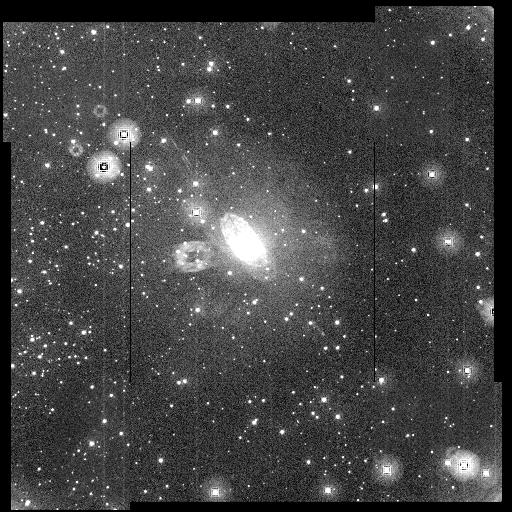
#> input picture example_images/S0743200101_V.jpg, 512 x 512 px
$ python -i preprocess_utils.py   (imports and definitions only)
#> lines starting #> are read from the running program, lines starting #| are printed output that depends on the picture; after the words box and inside, x2 and y2 are one past the last pixel; in counts of white or black regions, pixels touching at a corner belong together
import matplotlib.pyplot as plt
from astropy.convolution import convolve
from astropy.visualization import AsinhStretch, LogStretch, ZScaleInterval
from astropy.visualization.mpl_normalize import ImageNormalize
from photutils.background import Background2D, SExtractorBackground, MedianBackground, MMMBackground, ModeEstimatorBackground
from photutils.segmentation import (deblend_sources, detect_sources, make_2dgaussian_kernel)
from astropy.stats import biweight_location, mad_std, sigma_clipped_stats, SigmaClip
from photutils.segmentation import detect_threshold, detect_sources
from photutils.utils import circular_footprint
import numpy as np
from photutils.segmentation import SourceFinder, SourceCatalog
import os
import cv2
from astropy.io import fits
from astropy.visualization import simple_norm

med = r"$\tilde{x}$"
biw_loc = r"$\zeta_{\text{biloc}}$"

# usually the pip install "opencv-python-headless<4.3" solves this problem:
# AttributeError: partially initialized module 'cv2' has no attribute '_registerMatType' (most likely due to a circular import)
# !pip install "opencv-python-headless<4.3"
# !pip install jupyter-bbox-widget

# [266 lines left out: functions data_norm, image_stretch, zscale_image, detect_and_deblend_sources, mask_with_sigma_clipping, get_normalized_centers, not called in this run]

def clahe_algo_image(IMAGE_PATH, clipLimit=3.0, tileGridSize=(8,8)):

#> called with IMAGE_PATH = '../example_images/S0743200101_V.jpg', clipLimit = 3, tileGridSize = (8, 8)
    image = cv2.imread(IMAGE_PATH.replace(".fits", ".png"))
#> image is the input picture: shape (512, 512, 3); min 0, max 255, mean 67.8
    image_bw = cv2.cvtColor(image, cv2.COLOR_BGR2GRAY)

    positive_mask = image_bw > 0
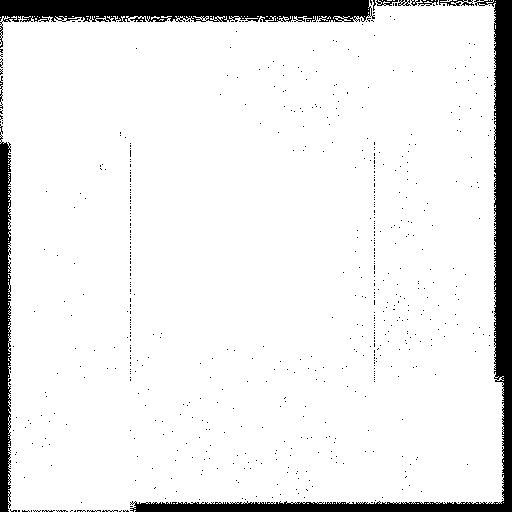
#> positive_mask: shape (512, 512) bool; 91.2% white; 625 black regions (616 under 20 px), largest, box (x1, y1, x2, y2) and area: (130, 0, 512, 512) 11096, (0, 0, 375, 48) 7159, (0, 124, 11, 512) 3545
    final_img = image_bw.copy()

    clahe = cv2.createCLAHE(clipLimit=clipLimit, tileGridSize=tileGridSize)
    clahe_img = clahe.apply(image_bw[positive_mask])
    final_img[positive_mask] = clahe_img.flatten()
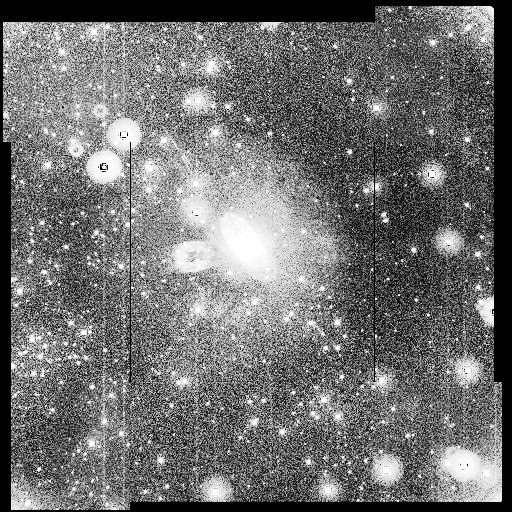
#> final_img: shape (512, 512); min 0, max 255, mean 111.8
    _, ordinary_img = cv2.threshold(image_bw, 155, 255, cv2.THRESH_BINARY)
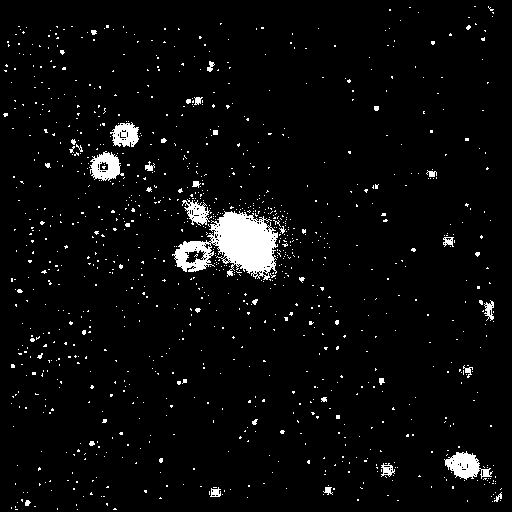
#> ordinary_img: shape (512, 512); 3.9% white; 1074 white regions (1040 under 20 px), largest, box (x1, y1, x2, y2) and area: (172, 211, 278, 280) 3827, (444, 451, 493, 480) 729, (90, 151, 124, 181) 603

    plt.figure(figsize=(30, 10))
    plt.subplot(1, 4, 1)
    plt.imshow(image_bw, cmap='viridis')
    plt.title(f'Original Image {IMAGE_PATH.split("/")[-1]}')

    plt.subplot(1, 4, 2)
    plt.imshow(ordinary_img, cmap='viridis')
    plt.title('Ordinary Threshold')

    plt.subplot(1, 4, 3)
    plt.imshow(final_img, cmap='viridis')
    plt.title('CLAHE Image')

    plt.subplot(1, 4, 4)
    plt.hist(final_img[final_img>0], bins=100)
    plt.title('CLAHE Image histogram (nonnegative pixels)')
    plt.show()
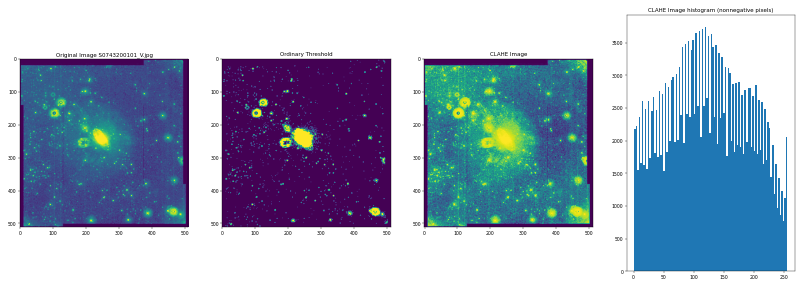
#> figure drawn by matplotlib, 4 panels; panel 4: tallest bar 3743 high, from x = 117.8 to 120.4
    plt.close()

    return final_img

# [189 lines left out: functions enhance_contrast_with_adaptive_thresholding, clahe_algo_image_improved, enhance_astronomical_image, selective_clahe_astronomical_image, darken_background, not called in this run]

>>> result = clahe_algo_image('../example_images/S0743200101_V.jpg')

$ run again, on example_images/Hubble_artefacts.png
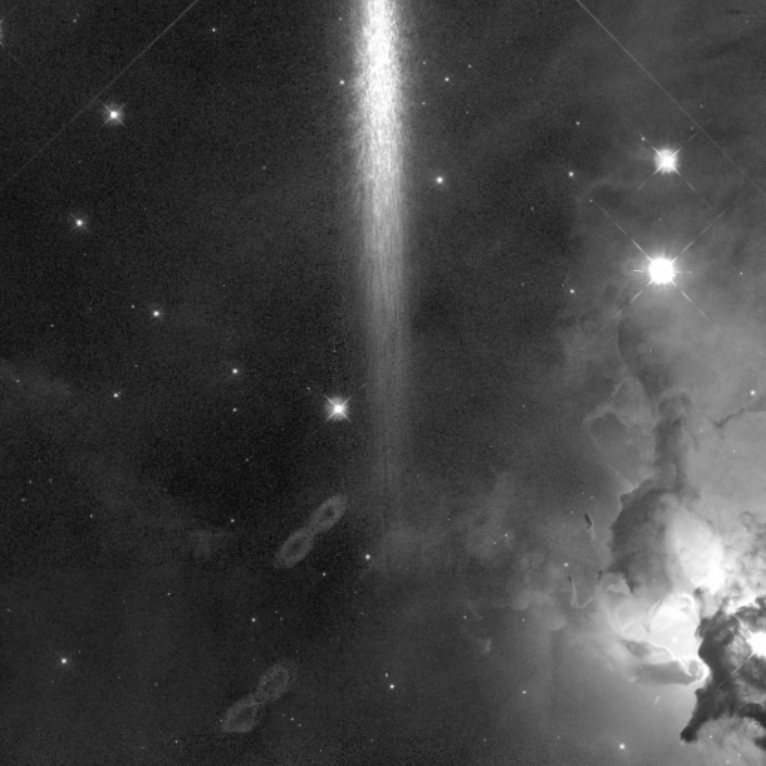
#> input picture example_images/Hubble_artefacts.png, 766 x 766 px
#> in clahe_algo_image, image is the input picture: shape (766, 766, 3); mean B, G, R 66.5, 66.5, 66.5
#> positive_mask: shape (766, 766) bool; every value is 1
#> in clahe_algo_image, `_, ordinary_img = cv2.threshold(image_bw, 155, 255, cv2.THRESH_BINARY)`:
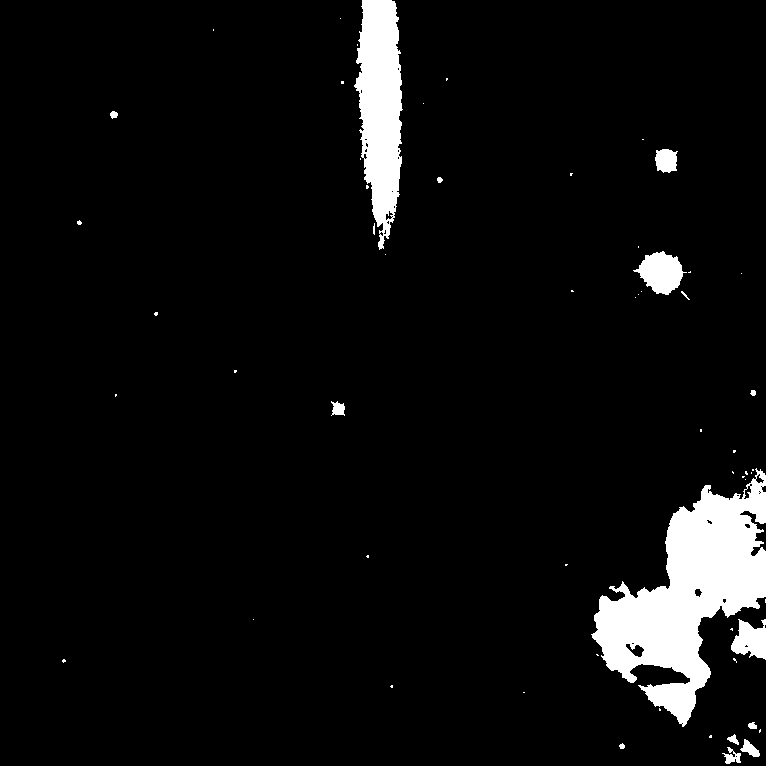
#> ordinary_img: shape (766, 766); 5.4% white; 59 white regions (43 under 20 px), largest, box (x1, y1, x2, y2) and area: (591, 468, 766, 727) 19809, (354, 0, 403, 250) 8196, (633, 251, 687, 295) 1401
#> in clahe_algo_image, `plt.show()`:
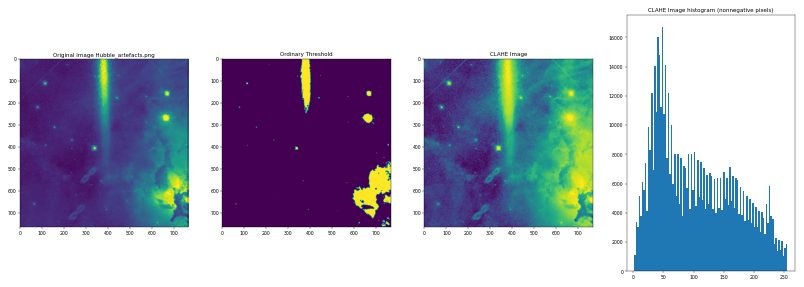
#> figure drawn by matplotlib, 4 panels; panel 4: tallest bar 16718 high, from x = 47.54 to 50.07
